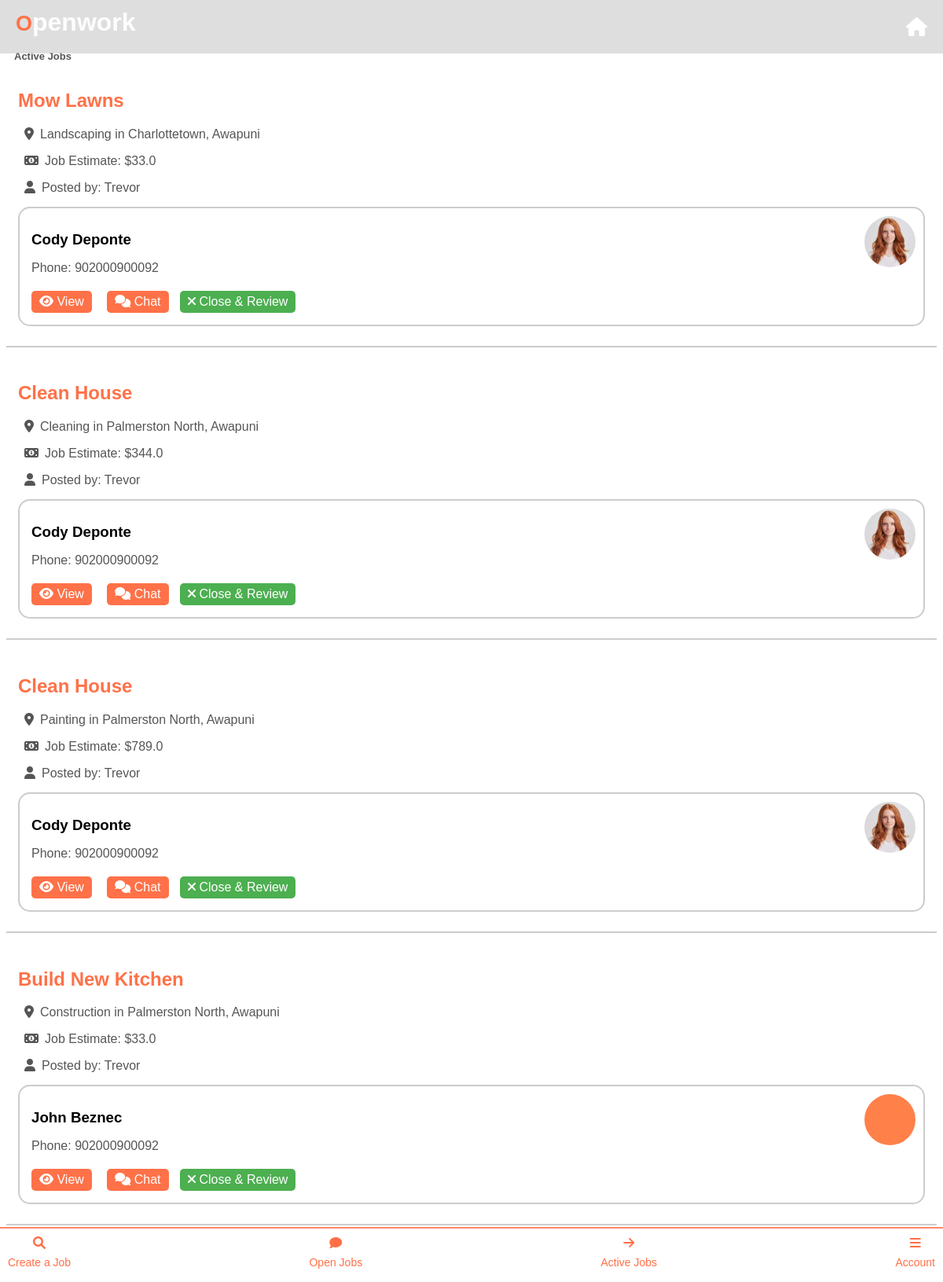
Screenshot of /business_active_jobs (signed in) with the database file from the repository.
### app.py (models this page shows)
class Job(db.Model):
    id = db.Column(db.Integer, primary_key=True)
    job_name = db.Column(db.String(100), nullable=False)
    job_category = db.Column(db.String(100), nullable=False)
    location = db.Column(db.String(100), nullable=True)  # Add location column here
    city = db.Column(db.String(100), nullable=False)
    suburb = db.Column(db.String(100), nullable=False)
    tasks = db.Column(db.String(250), nullable=False)
    price_per_hour = db.Column(db.Float, nullable=False)
    image_paths = db.Column(db.String(255))
    additional_details = db.Column(db.String(250))
    date_created = db.Column(db.DateTime, default=datetime.utcnow)
    status = db.Column(db.String(20), default='open')  # 'open', 'applied', 'closed', etc.
    applicants = db.relationship('JobApplication', backref='job', lazy=True)
    accepted_user_id = db.Column(db.Integer, nullable=True)
    business_profile_id = db.Column(db.Integer, db.ForeignKey('business_profile.id'), nullable=False)
    payment_required = db.Column(db.Boolean, default=False)

class BusinessProfile(db.Model):
    user_id = db.Column(db.Integer, db.ForeignKey('user.id'))
    id = db.Column(db.Integer,
    primary_key=True)
    business_name = db.Column(db.String(100), nullable=False)
    business_type = db.Column(db.String(100), nullable=False)
    city = db.Column(db.String(100), nullable=False)
    suburb = db.Column(db.String(100), nullable=False)
    street = db.Column(db.String(100), nullable=False)
    number = db.Column(db.String(10), nullable=False)
    phone_number = db.Column(db.String(20), nullable=False)
    first_name = db.Column(db.String(50), nullable=False)
    last_name = db.Column(db.String(50), nullable=False)
    jobs = db.relationship('Job', backref='business_profile', lazy=True)

class LabourerProfile(db.Model):
    user_id = db.Column(db.Integer, db.ForeignKey('user.id'))
    id = db.Column(db.Integer,
    primary_key=True)
    first_name = db.Column(db.String(50), nullable=False)
    last_name = db.Column(db.String(50), nullable=False)
    date_of_birth = Column(Date)
    phone_number = db.Column(db.String(20), nullable=False)
    user_blurb = db.Column(db.String(250), nullable=False)

class UserProfileImage(db.Model):
    id = db.Column(db.Integer, primary_key=True)
    user_id = db.Column(db.Integer, db.ForeignKey('user.id'), nullable=False)
    filename = db.Column(db.String(100), nullable=False)

### app.py (the view)
@app.route('/business_active_jobs')
@login_required
def business_active_jobs():
    business_profile = current_user.business_profile
    if business_profile:
        active_jobs = Job.query.filter_by(business_profile_id=business_profile.id, status='booked').all()
        return render_template('business_active_jobs.html', active_jobs=active_jobs, get_user_details=get_user_details)
    flash("Business profile not found.", "error")
    return redirect(url_for('business_dashboard'))

### app.py (called while the page is built)
@login_manager.user_loader
def load_user(user_id):
    return User.query.get(int(user_id))  # Load a user by ID

def get_user_details(user_id):
    user = User.query.get(user_id)
    labourer_profile = LabourerProfile.query.filter_by(user_id=user_id).first()
    profile_image = UserProfileImage.query.filter_by(user_id=user_id).first()
    return {
        'user': user,
        'labourer_profile': labourer_profile,
        'profile_image': profile_image
    }

### templates/business_active_jobs.html (shortened to what this page needs)
<!DOCTYPE html>
<html lang="en">
  <head>
    <link
      rel="stylesheet"
      href="https://cdnjs.cloudflare.com/ajax/libs/font-awesome/6.0.0-beta3/css/all.min.css"
    />
    <link
      rel="stylesheet"
      href="{{ url_for('static', filename='business_home.css') }}"
    />
  </head>
  <body>
    {% extends 'base_business.html' %}  {% block content %}
    <div class="info-container">
      <h1>Active Jobs</h1>
    </div>
    {% for job in active_jobs|reverse %}
    <div class="job-details-container">
      <h2>{{ job.job_name }}</h2>
      <p>
        <i class="fas fa-map-marker-alt icon"></i>{{ job.job_category }} in {{
        job.city }}, {{ job.suburb }}
      </p>
      <p>
        <i class="fas fa-money-bill-alt icon"></i>Job Estimate: ${{
        job.price_per_hour }}
      </p>
      <p>
        <i class="fas fa-user icon"></i>Posted by: {{
        job.business_profile.first_name }}
      </p>
      {% set selected_user = get_user_details(job.accepted_user_id) %} {% if
      selected_user and selected_user.labourer_profile %}
      <div class="applicant-profile">
        {% if selected_user and selected_user.profile_image %}
        <h3>
          {{ selected_user.labourer_profile.first_name }} {{
          selected_user.labourer_profile.last_name }}
        </h3>
        <p>Phone: {{ selected_user.labourer_profile.phone_number }}</p>
        <img
          src="{{ url_for('static', filename='profile_pics/' ~ selected_user.profile_image.filename) }}"
          alt="User Image"
          class="profile-pic"
          id="profile-image"
        />
        {% else %}
        <p>No profile image available.</p>
        {% endif %}
        <a
          href="{{ url_for('business_display_jobs', job_id=job.id) }}"
          class="view-job-link"
          ><i class="fas fa-eye"></i> View</a
        >
        <a
          href="{{ url_for('chat', job_id=job.id, user_id=job.accepted_user_id) }}"
          class="chat-link inline"
          data-job-id="{{ job.id }}"
          data-user-id="{{ job.accepted_user_id }}"
          ><i class="fas fa-comments"></i> Chat</a
        >
        <a
          href="{{ url_for('tradesman_review', job_id=job.id)}}"
          class="close-review-button inline"
          ><i class="fas fa-star fa-times"></i> Close & Review</a
        >
      </div>
      {% else %}
      <p>No user information available for this application.</p>
      {% endif %}
    </div>
    {% endfor %}
    <br />
    <br />
    <br />
    {% endblock %}

### static/business_home.css (style rules this page uses)
.info-container { margin-top: 20px; margin-bottom: 20px; margin-left: 10px; }
.info-container h1 { color: #fff; }
h2 { color: #ff7148; }

### static/base_business.css (style rules this page uses)
h1 { color: #ff7148; font-family: "Arial", sans-serif; margin-bottom: 10px; }
h1 { font-size: 24px; margin: 0; padding: 0; border-top-right-radius: ; }

### templates/business_active_jobs.html (style rules this page uses)
.job-details-container { background-color: #fff; border-bottom: #ccc solid 2px; padding: 15px; margin-bottom: 10px; font-family: "Lucida Sans", "Lucida Sans Regular", "Lucida Grande", "Lucida Sans Unicode", Geneva, Verdana, sans-serif; }
.applicant-profile { background-color: #fff; border-radius: 15px; margin-bottom: 10px; border: #ccc solid 2px; font-family: "Lucida Sans", "Lucida Sans Regular", "Lucida Grande", "Lucida Sans Unicode", Geneva, Verdana, sans-serif; padding: 10px; }
.job-details-container p { color: #555; margin-bottom: 15px; }
.job-details-container .icon { margin-left: 8px; }
.applicant-profile { position: relative; }
.applicant-profile .profile-pic { border-radius: 50%; width: 65px; height: 65px; object-fit: cover; position: absolute; top: 10px; right: 10px; }
.applicant-profile h3 { color: #000000; margin-bottom: 10px; margin-left: 5px; }
.applicant-profile p { color: #555; margin-bottom: 15px; margin-left: 5px; }
.view-job-link, .chat-link { background-color: #ff7148; color: white; border: none; padding: 5px 10px; cursor: pointer; border-radius: 5px; display: inline-block; margin: 5px; text-decoration: none; }
.job-details-container .icon { margin-right: 8px; }
.chat-link.inline { display: inline-block; margin-left: 10px; }
.close-review-button { background-color: #4caf50; color: white; border: none; padding: 5px 10px; cursor: pointer; border-radius: 5px; display: inline-block; margin: 5px; text-decoration: none; }
.info-container h1 { color: #555; font-size: small; margin-bottom: -20px; }

### rows the page displays
Job: job_name "Mow Lawns", job_category "Landscaping", city "Charlottetown", suburb "Awapuni", price_per_hour "33.0", business_profile.first_name "Trevor", filename (picture)
LabourerProfile: labourer_profile.first_name "Cody", labourer_profile.last_name "Deponte", labourer_profile.phone_number "902000900092"
Job: job_name "Clean House", job_category "Cleaning", city "Palmerston North", suburb "Awapuni", price_per_hour "344.0", business_profile.first_name "Trevor", filename (picture)
Job: job_name "Clean House", job_category "Painting", city "Palmerston North", suburb "Awapuni", price_per_hour "789.0", business_profile.first_name "Trevor", filename (picture)
Job: job_name "Build New Kitchen", job_category "Construction", city "Palmerston North", suburb "Awapuni", price_per_hour "33.0", business_profile.first_name "Trevor", filename (picture)
LabourerProfile: labourer_profile.first_name "John", labourer_profile.last_name "Beznec", labourer_profile.phone_number "902000900092"
